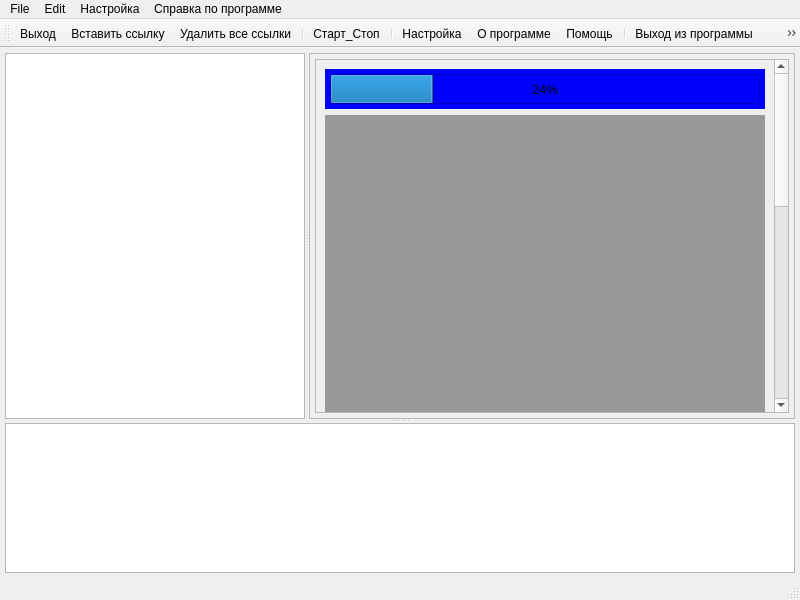
<?xml version="1.0" encoding="UTF-8"?>
<ui version="4.0">
 <class>FormMainWindow</class>
 <widget class="QMainWindow" name="FormMainWindow">
  <property name="geometry">
   <rect>
    <x>0</x>
    <y>0</y>
    <width>800</width>
    <height>600</height>
   </rect>
  </property>
  <property name="minimumSize">
   <size>
    <width>800</width>
    <height>600</height>
   </size>
  </property>
  <property name="maximumSize">
   <size>
    <width>16777215</width>
    <height>16777215</height>
   </size>
  </property>
  <property name="windowTitle">
   <string>FormMainWindow</string>
  </property>
  <property name="inputMethodHints">
   <set>Qt::ImhNone</set>
  </property>
  <widget class="QWidget" name="centralwidget">
   <layout class="QVBoxLayout" name="verticalLayout_2">
    <property name="spacing">
     <number>5</number>
    </property>
    <property name="leftMargin">
     <number>5</number>
    </property>
    <property name="topMargin">
     <number>5</number>
    </property>
    <property name="rightMargin">
     <number>5</number>
    </property>
    <property name="bottomMargin">
     <number>5</number>
    </property>
    <item>
     <widget class="QSplitter" name="splitter_2">
      <property name="sizePolicy">
       <sizepolicy hsizetype="MinimumExpanding" vsizetype="MinimumExpanding">
        <horstretch>0</horstretch>
        <verstretch>0</verstretch>
       </sizepolicy>
      </property>
      <property name="maximumSize">
       <size>
        <width>16777215</width>
        <height>16777215</height>
       </size>
      </property>
      <property name="orientation">
       <enum>Qt::Vertical</enum>
      </property>
      <property name="opaqueResize">
       <bool>true</bool>
      </property>
      <widget class="QSplitter" name="splitter">
       <property name="sizePolicy">
        <sizepolicy hsizetype="Expanding" vsizetype="Expanding">
         <horstretch>0</horstretch>
         <verstretch>0</verstretch>
        </sizepolicy>
       </property>
       <property name="maximumSize">
        <size>
         <width>16777215</width>
         <height>16777215</height>
        </size>
       </property>
       <property name="orientation">
        <enum>Qt::Horizontal</enum>
       </property>
       <widget class="QListView" name="ListViewL">
        <property name="sizePolicy">
         <sizepolicy hsizetype="MinimumExpanding" vsizetype="MinimumExpanding">
          <horstretch>0</horstretch>
          <verstretch>0</verstretch>
         </sizepolicy>
        </property>
        <property name="minimumSize">
         <size>
          <width>300</width>
          <height>300</height>
         </size>
        </property>
        <property name="maximumSize">
         <size>
          <width>300</width>
          <height>16777215</height>
         </size>
        </property>
        <property name="sizeIncrement">
         <size>
          <width>0</width>
          <height>0</height>
         </size>
        </property>
       </widget>
       <widget class="QFrame" name="FrameR">
        <property name="sizePolicy">
         <sizepolicy hsizetype="Expanding" vsizetype="Expanding">
          <horstretch>0</horstretch>
          <verstretch>0</verstretch>
         </sizepolicy>
        </property>
        <property name="frameShape">
         <enum>QFrame::StyledPanel</enum>
        </property>
        <property name="frameShadow">
         <enum>QFrame::Raised</enum>
        </property>
        <layout class="QVBoxLayout" name="verticalLayout">
         <property name="spacing">
          <number>5</number>
         </property>
         <property name="leftMargin">
          <number>5</number>
         </property>
         <property name="topMargin">
          <number>5</number>
         </property>
         <property name="rightMargin">
          <number>5</number>
         </property>
         <property name="bottomMargin">
          <number>5</number>
         </property>
         <item>
          <widget class="QScrollArea" name="ScrollAreaR">
           <property name="sizePolicy">
            <sizepolicy hsizetype="Minimum" vsizetype="Expanding">
             <horstretch>0</horstretch>
             <verstretch>0</verstretch>
            </sizepolicy>
           </property>
           <property name="minimumSize">
            <size>
             <width>0</width>
             <height>0</height>
            </size>
           </property>
           <property name="verticalScrollBarPolicy">
            <enum>Qt::ScrollBarAsNeeded</enum>
           </property>
           <property name="horizontalScrollBarPolicy">
            <enum>Qt::ScrollBarAsNeeded</enum>
           </property>
           <property name="widgetResizable">
            <bool>true</bool>
           </property>
           <widget class="QWidget" name="scrollAreaWidgetContents">
            <property name="geometry">
             <rect>
              <x>0</x>
              <y>0</y>
              <width>454</width>
              <height>870</height>
             </rect>
            </property>
            <property name="sizePolicy">
             <sizepolicy hsizetype="Expanding" vsizetype="Expanding">
              <horstretch>0</horstretch>
              <verstretch>0</verstretch>
             </sizepolicy>
            </property>
            <layout class="QVBoxLayout" name="verticalLayout_3">
             <item>
              <widget class="QWidget" name="TEST_widget" native="true">
               <property name="minimumSize">
                <size>
                 <width>0</width>
                 <height>40</height>
                </size>
               </property>
               <property name="maximumSize">
                <size>
                 <width>16777203</width>
                 <height>40</height>
                </size>
               </property>
               <property name="font">
                <font>
                 <pointsize>10</pointsize>
                </font>
               </property>
               <property name="styleSheet">
                <string notr="true">background-color: rgb(0, 0, 255);</string>
               </property>
               <layout class="QVBoxLayout" name="verticalLayout_4">
                <property name="spacing">
                 <number>5</number>
                </property>
                <property name="leftMargin">
                 <number>5</number>
                </property>
                <property name="topMargin">
                 <number>5</number>
                </property>
                <property name="rightMargin">
                 <number>5</number>
                </property>
                <property name="bottomMargin">
                 <number>5</number>
                </property>
                <item>
                 <widget class="QProgressBar" name="progressBar">
                  <property name="sizePolicy">
                   <sizepolicy hsizetype="Expanding" vsizetype="Preferred">
                    <horstretch>0</horstretch>
                    <verstretch>0</verstretch>
                   </sizepolicy>
                  </property>
                  <property name="minimumSize">
                   <size>
                    <width>0</width>
                    <height>15</height>
                   </size>
                  </property>
                  <property name="value">
                   <number>24</number>
                  </property>
                  <property name="alignment">
                   <set>Qt::AlignBottom|Qt::AlignHCenter</set>
                  </property>
                  <property name="orientation">
                   <enum>Qt::Horizontal</enum>
                  </property>
                 </widget>
                </item>
               </layout>
              </widget>
             </item>
             <item>
              <widget class="QTextEdit" name="TextEditR">
               <property name="enabled">
                <bool>true</bool>
               </property>
               <property name="sizePolicy">
                <sizepolicy hsizetype="Expanding" vsizetype="Expanding">
                 <horstretch>0</horstretch>
                 <verstretch>0</verstretch>
                </sizepolicy>
               </property>
               <property name="minimumSize">
                <size>
                 <width>0</width>
                 <height>800</height>
                </size>
               </property>
               <property name="maximumSize">
                <size>
                 <width>16777215</width>
                 <height>16777215</height>
                </size>
               </property>
               <property name="sizeIncrement">
                <size>
                 <width>0</width>
                 <height>-1</height>
                </size>
               </property>
               <property name="font">
                <font>
                 <family>Courier New</family>
                 <pointsize>12</pointsize>
                 <bold>true</bold>
                </font>
               </property>
               <property name="styleSheet">
                <string notr="true">background-color: rgb(152, 152, 152);</string>
               </property>
               <property name="frameShape">
                <enum>QFrame::NoFrame</enum>
               </property>
               <property name="frameShadow">
                <enum>QFrame::Plain</enum>
               </property>
               <property name="lineWidth">
                <number>6</number>
               </property>
               <property name="verticalScrollBarPolicy">
                <enum>Qt::ScrollBarAsNeeded</enum>
               </property>
               <property name="horizontalScrollBarPolicy">
                <enum>Qt::ScrollBarAsNeeded</enum>
               </property>
               <property name="sizeAdjustPolicy">
                <enum>QAbstractScrollArea::AdjustToContents</enum>
               </property>
               <property name="readOnly">
                <bool>true</bool>
               </property>
              </widget>
             </item>
             <item>
              <spacer name="VerticalSpacerR">
               <property name="orientation">
                <enum>Qt::Vertical</enum>
               </property>
               <property name="sizeType">
                <enum>QSizePolicy::Expanding</enum>
               </property>
               <property name="sizeHint" stdset="0">
                <size>
                 <width>20</width>
                 <height>20</height>
                </size>
               </property>
              </spacer>
             </item>
            </layout>
           </widget>
          </widget>
         </item>
        </layout>
       </widget>
      </widget>
      <widget class="QPlainTextEdit" name="Memo_Log">
       <property name="sizePolicy">
        <sizepolicy hsizetype="MinimumExpanding" vsizetype="MinimumExpanding">
         <horstretch>0</horstretch>
         <verstretch>0</verstretch>
        </sizepolicy>
       </property>
       <property name="minimumSize">
        <size>
         <width>300</width>
         <height>150</height>
        </size>
       </property>
       <property name="maximumSize">
        <size>
         <width>16777215</width>
         <height>16777215</height>
        </size>
       </property>
       <property name="font">
        <font>
         <family>Courier New</family>
         <pointsize>8</pointsize>
         <bold>true</bold>
        </font>
       </property>
       <property name="autoFillBackground">
        <bool>true</bool>
       </property>
       <property name="styleSheet">
        <string notr="true"/>
       </property>
       <property name="inputMethodHints">
        <set>Qt::ImhHiddenText|Qt::ImhSensitiveData</set>
       </property>
       <property name="frameShape">
        <enum>QFrame::StyledPanel</enum>
       </property>
       <property name="frameShadow">
        <enum>QFrame::Plain</enum>
       </property>
       <property name="verticalScrollBarPolicy">
        <enum>Qt::ScrollBarAsNeeded</enum>
       </property>
       <property name="horizontalScrollBarPolicy">
        <enum>Qt::ScrollBarAsNeeded</enum>
       </property>
       <property name="sizeAdjustPolicy">
        <enum>QAbstractScrollArea::AdjustToContents</enum>
       </property>
       <property name="lineWrapMode">
        <enum>QPlainTextEdit::NoWrap</enum>
       </property>
       <property name="readOnly">
        <bool>true</bool>
       </property>
       <property name="backgroundVisible">
        <bool>false</bool>
       </property>
      </widget>
     </widget>
    </item>
   </layout>
   <widget class="QWidget" name="layoutWidget">
    <property name="geometry">
     <rect>
      <x>0</x>
      <y>0</y>
      <width>2</width>
      <height>2</height>
     </rect>
    </property>
    <layout class="QHBoxLayout" name="horizontalLayout"/>
   </widget>
  </widget>
  <widget class="QMenuBar" name="menubar">
   <property name="geometry">
    <rect>
     <x>0</x>
     <y>0</y>
     <width>800</width>
     <height>22</height>
    </rect>
   </property>
   <widget class="QMenu" name="menu_File">
    <property name="title">
     <string>File</string>
    </property>
    <addaction name="action_CreateYoutube"/>
    <addaction name="action_DeleteAll"/>
    <addaction name="separator"/>
    <addaction name="action_Exit"/>
   </widget>
   <widget class="QMenu" name="menu_Edit">
    <property name="title">
     <string>Edit</string>
    </property>
    <addaction name="action_Cut"/>
    <addaction name="action_Copy"/>
    <addaction name="action_Paste"/>
    <addaction name="separator"/>
   </widget>
   <widget class="QMenu" name="menu">
    <property name="title">
     <string>Настройка</string>
    </property>
    <addaction name="action_Setup"/>
    <addaction name="separator"/>
   </widget>
   <widget class="QMenu" name="menu_Help">
    <property name="title">
     <string>Справка по программе</string>
    </property>
    <addaction name="action_Help"/>
    <addaction name="separator"/>
    <addaction name="action_About"/>
   </widget>
   <addaction name="menu_File"/>
   <addaction name="menu_Edit"/>
   <addaction name="menu"/>
   <addaction name="menu_Help"/>
  </widget>
  <widget class="QStatusBar" name="StatusBar_PN">
   <property name="font">
    <font>
     <pointsize>10</pointsize>
    </font>
   </property>
  </widget>
  <widget class="QToolBar" name="toolBar">
   <property name="windowTitle">
    <string>toolBar</string>
   </property>
   <attribute name="toolBarArea">
    <enum>TopToolBarArea</enum>
   </attribute>
   <attribute name="toolBarBreak">
    <bool>false</bool>
   </attribute>
   <addaction name="action_Exit"/>
   <addaction name="action_CreateYoutube"/>
   <addaction name="action_DeleteAll"/>
   <addaction name="separator"/>
   <addaction name="action_Start_Stop"/>
   <addaction name="separator"/>
   <addaction name="action_Setup"/>
   <addaction name="action_About"/>
   <addaction name="action_Help"/>
   <addaction name="separator"/>
   <addaction name="action_ExitProgram"/>
   <addaction name="action_TestFunction"/>
  </widget>
  <action name="action_CreateYoutube">
   <property name="checked">
    <bool>false</bool>
   </property>
   <property name="icon">
    <iconset resource="YOUTUBE_images.qrc">
     <normaloff>:/ICONS/add-image-xl.png</normaloff>:/ICONS/add-image-xl.png</iconset>
   </property>
   <property name="text">
    <string>Вставить ссылку</string>
   </property>
   <property name="toolTip">
    <string>Вставить ссылку</string>
   </property>
  </action>
  <action name="action_Exit">
   <property name="icon">
    <iconset resource="YOUTUBE_images.qrc">
     <normaloff>:/ICONS/exit-xl.png</normaloff>
     <normalon>:/ICONS/exit-xl.png</normalon>:/ICONS/exit-xl.png</iconset>
   </property>
   <property name="text">
    <string>Выход</string>
   </property>
   <property name="clicked()" stdset="0">
    <bool>false</bool>
   </property>
  </action>
  <action name="action_Cut">
   <property name="icon">
    <iconset resource="YOUTUBE_images.qrc">
     <normaloff>:/ICONS/cut-xl.png</normaloff>:/ICONS/cut-xl.png</iconset>
   </property>
   <property name="text">
    <string>Вырезать</string>
   </property>
  </action>
  <action name="action_Copy">
   <property name="icon">
    <iconset resource="YOUTUBE_images.qrc">
     <normaloff>:/ICONS/copy-xl.png</normaloff>:/ICONS/copy-xl.png</iconset>
   </property>
   <property name="text">
    <string>Копировать</string>
   </property>
  </action>
  <action name="action_Paste">
   <property name="text">
    <string>Вставить</string>
   </property>
  </action>
  <action name="action_Setup">
   <property name="icon">
    <iconset resource="YOUTUBE_images.qrc">
     <normaloff>:/ICONS/icons8-обслуживание-48.png</normaloff>:/ICONS/icons8-обслуживание-48.png</iconset>
   </property>
   <property name="text">
    <string>Настройка</string>
   </property>
   <property name="visible">
    <bool>true</bool>
   </property>
  </action>
  <action name="action_DeleteAll">
   <property name="text">
    <string>Удалить все ссылки</string>
   </property>
  </action>
  <action name="action_Start_Stop">
   <property name="icon">
    <iconset resource="YOUTUBE_images.qrc">
     <normaloff>:/ICONS/run.png</normaloff>:/ICONS/run.png</iconset>
   </property>
   <property name="text">
    <string>Старт_Стоп</string>
   </property>
   <property name="iconText">
    <string>Старт_Стоп</string>
   </property>
   <property name="toolTip">
    <string>Старт_Стоп</string>
   </property>
  </action>
  <action name="action_About">
   <property name="text">
    <string>О программе</string>
   </property>
  </action>
  <action name="action_Help">
   <property name="icon">
    <iconset resource="YOUTUBE_images.qrc">
     <normaloff>:/ICONS/help-xl.png</normaloff>:/ICONS/help-xl.png</iconset>
   </property>
   <property name="text">
    <string>Помощь</string>
   </property>
  </action>
  <action name="action_ExitProgram">
   <property name="checkable">
    <bool>true</bool>
   </property>
   <property name="text">
    <string>Выход из программы</string>
   </property>
  </action>
  <action name="action_TestFunction">
   <property name="icon">
    <iconset resource="YOUTUBE_images.qrc">
     <normaloff>:/ICONS/sign_out_32px.png</normaloff>:/ICONS/sign_out_32px.png</iconset>
   </property>
   <property name="text">
    <string>TestFunction</string>
   </property>
   <property name="toolTip">
    <string>Тестирование функций</string>
   </property>
  </action>
 </widget>
 <tabstops>
  <tabstop>ListViewL</tabstop>
  <tabstop>Memo_Log</tabstop>
 </tabstops>
 <resources>
  <include location="YOUTUBE_images.qrc"/>
 </resources>
 <connections>
  <connection>
   <sender>action_ExitProgram</sender>
   <signal>triggered()</signal>
   <receiver>FormMainWindow</receiver>
   <slot>close()</slot>
   <hints>
    <hint type="sourcelabel">
     <x>-1</x>
     <y>-1</y>
    </hint>
    <hint type="destinationlabel">
     <x>399</x>
     <y>299</y>
    </hint>
   </hints>
  </connection>
 </connections>
</ui>
